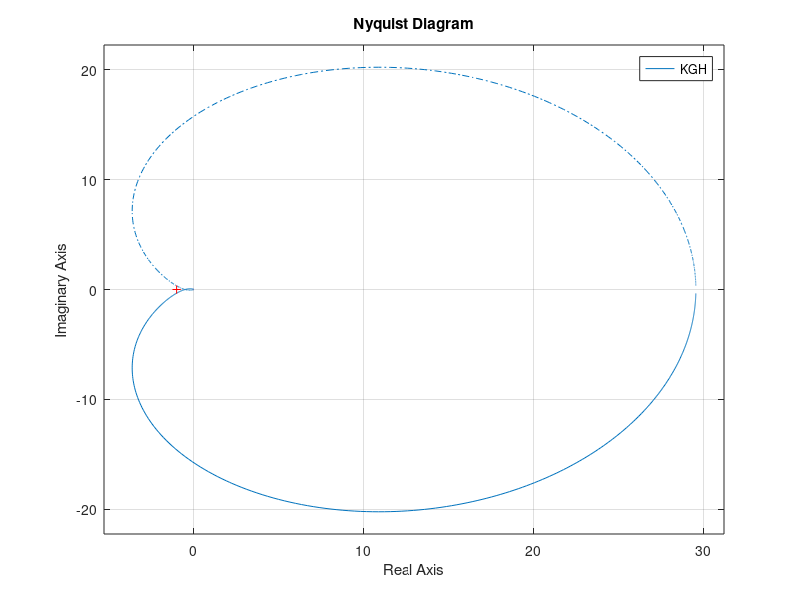
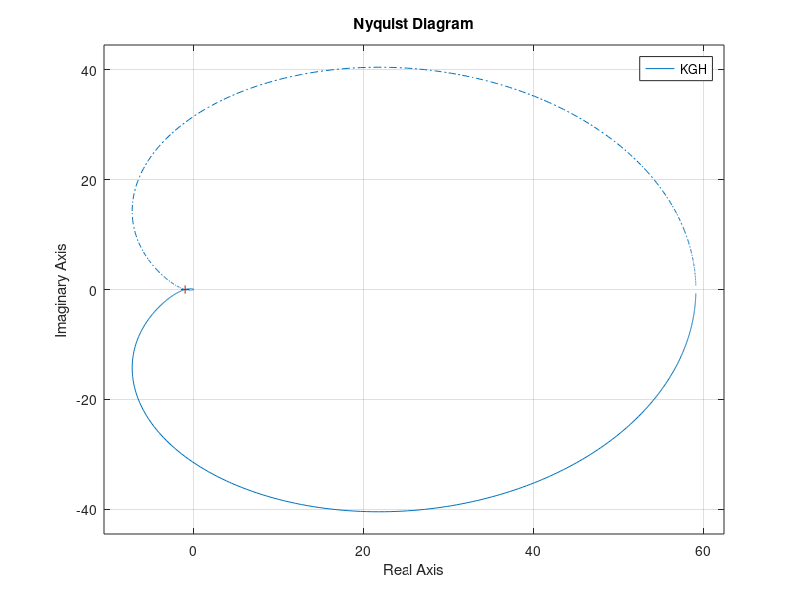
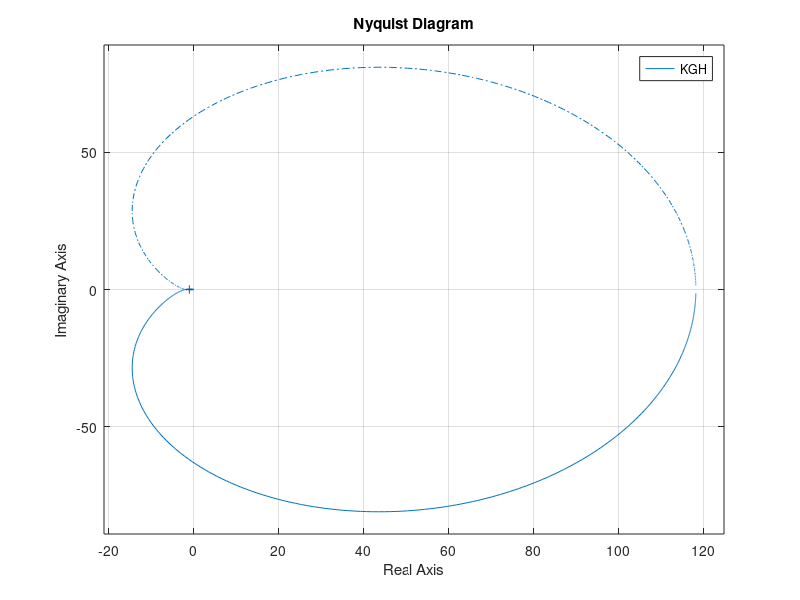

Reproduce these figures in MATLAB, in order.
clear
clc
clf
kc=22.754;
k=0.5*kc;
for m=1:3
    KGH=tf([0.25*k 0.109*k],[1 3.456 3.207 0.611 0.042]);
    nyquist(KGH)
    X=sprintf('in figure%d k=%f .',m,k);
    disp(X);
    if m<3
        figure()
    end
    k=k*2;
end
